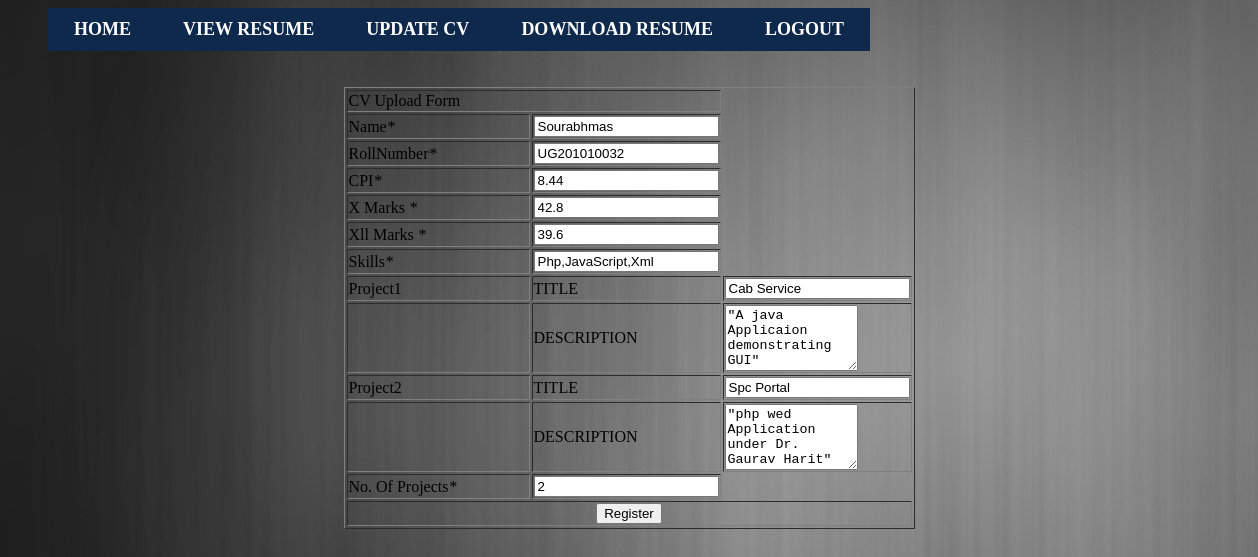
The app's page /resume_project/cvuploadform.php (signed in) with its own data.
### tables this page shows
CREATE TABLE IF NOT EXISTS `cv` (
  `username` varchar(10) NOT NULL,
  `Name` varchar(25) DEFAULT NULL,
  `roll_no` varchar(11) DEFAULT NULL,
  `cpi` varchar(10) DEFAULT '0',
  `10_marks` varchar(10) DEFAULT '0',
  `12_marks` varchar(10) DEFAULT '0',
  `Skills` varchar(100) DEFAULT NULL,
  `id` int(11) NOT NULL AUTO_INCREMENT,
  PRIMARY KEY (`id`)
);

CREATE TABLE IF NOT EXISTS `project` (
  `username` varchar(15) NOT NULL,
  `p_title` varchar(20) DEFAULT NULL,
  `p_des` varchar(200) DEFAULT NULL,
  `pid` int(11) NOT NULL AUTO_INCREMENT,
  PRIMARY KEY (`pid`)
);

### resume_project/cvuploadform.php (the view, shortened to what this page needs)
<?php
global $user,$name,$roll,$cpi,$x,$x2,$re,$pronum,$skills;
$user = $_SESSION['username'];
$query = "SELECT * FROM cv WHERE username ='".$user."'";
$result = mysql_query($query);
while($row = mysql_fetch_assoc($result)){
	$name = $row['Name'];
	$roll = $row['roll_no'];
	$cpi = $row['cpi'];
	$x = $row['10_marks'];
	$x2 = $row['12_marks'];
	$skills = $row['Skills'];
}
$query = "SELECT * FROM project WHERE username='".$user."'";
$result=mysql_query($query);
$re = array();
$pronum=0;
while($row = mysql_fetch_assoc($result)){
        $re[] = $row;
		$pronum = $pronum+1;
    }
?>
<html>
<head>
</head>
<body background="a3.jpg">
	<div class="hovermenu">
<ul>
<li><a href="welcome.php">HOME</a></li>
<li><a href="viewcv.php">VIEW RESUME</a></li>
<li><a href="cvuploadform.php">UPDATE CV</a></li>
<li><?php	echo "<a href='upload/".$_SESSION['username']."/".$_SESSION['username'].".xlsx'>DOWNLOAD RESUME</a>"; ?></li>
<li><a href="logout.php">LOGOUT</a></li>
</ul>
</div>
<form name = "register" action = "cvupload.php" method = "post" enctype="multipart/form-data">
<center>
<table border = "1">
<tr>
<td colspan ="2">CV Upload Form</td>
</tr>
<tr>
        <td width="179">Name<em>*</em></td>
    <td><label>
      <input name="name1" type="text" id="name1" value= <?php echo $name ; ?> />
    </label></td>
</tr>
<tr>
        <td width="179">RollNumber<em>*</em></td>
    <td><label>
      <input name="roll" type="text" id="roll" value= <?php echo $roll ;?> />
    </label></td>
</tr>
<tr>
    <td width="179">CPI<em>*</em></td>
    <td><label>
      <input name="cpi_" type="text" id="cpi_" value= <?php echo $cpi ; ?> />
    </label></td>
</tr>
<tr>
   <td width="179">X Marks <em>*</em></td>
    <td><label>
      <input name="x_marks" type="text" id="x_marks" value = <?php echo $x ;?> />
    </label></td>
</tr>
<tr>
    <td width="179">Xll Marks <em>*</em></td>
    <td><label>
      <input name="xii_marks" type="text" id="xii_marks" value = <?php echo $x2 ;?> />
    </label></td>
</tr>
<tr>
	<td width="179">Skills<em>*</em></td>
	<td><label>
		<input name="skills" type="text" id="skills" value = <?php echo $skills ;?> />
	</label></td>
</tr>
<?php
for($i=0;$i<$pronum;$i++){
	$y = $i+1;
	$tit =$re[$i]['p_title'];
	$re1 = $y."title";
	$re2 = $y."des";
	echo '<tr><td>Project'.$y.'</td><td >TITLE</td><td><input name="'.$re1.'" type=\'text\' id="'.$y.'" value ="'.$tit.'" /></td></tr>';
	echo '<tr><td></td><td>DESCRIPTION</td><td><textarea rows="4" cols="14" name="'.$re2.'"  id="'.$y.'" >"'.$re[$i]['p_des'].'" </textarea></td></tr>';
}
?>
<tr>
<td>No. Of Projects<em>*</em></td><td><?php echo "<input name = 'no_pro' type='text' id='no_pro' value =".$pronum." />"; ?></td>
</tr>
<tr align="center">
    <td colspan="3"><label>
      <input type="submit" name="Submit" value="Register" />
    </label></td>
 </tr>
</table>
</center>
</form>
</body>
</html>

### resume_project/cvuploadform.php (style rules this page uses)
.hovermenu ul { font: bold 18px calibri; height: 25px; width: 1200px; }
.hovermenu ul li { list-style: none; display: inline; }
.hovermenu ul li a { padding: 10px 25px 10px 25px; text-decoration: none; float: left; color: white; background-color: rgb(15,41,77); border: 1px solid rgb(15,41,77); }

### records on screen
cv: roll "UG201010032", cpi_ "8.44", x_marks "42.8", xii_marks "39.6", skills "Php,JavaScript,Xml"
project: p_title "Cab Service", p_des "\"A java Applicaion demonstrating GUI\""
project: p_title "Spc Portal", p_des "\"php wed Application under Dr. Gaurav Harit\""

### other values on screen
$y "1"
$y "2"
